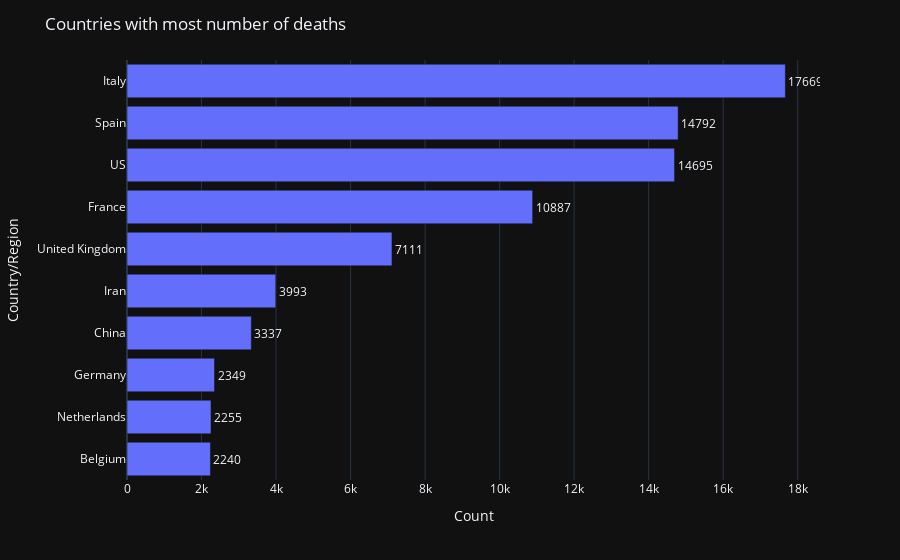

Notebook cell for this chart:
### Code cell
fig = go.Figure()
fig = px.bar(deaths_max.iloc[:10].sort_values(by='Count'), x = 'Count', y = 'Country/Region', orientation='h', text = 'Count')
fig.update_layout(template = 'plotly_dark', title = 'Countries with most number of deaths')
fig.update_traces(textposition = 'outside')
fig.show()

### Figure 1 — Plotly figure (JSON) as saved in the notebook; plotly's stock layout.template omitted (floating-point values rounded to 4 significant figures)
{"data": [{"alignmentgroup": "True", "hoverlabel": {"namelength": 0}, "hovertemplate": "Count=%{text}<br>Country/Region=%{y}", "legendgroup": "", "marker": {"color": "#636efa"}, "name": "", "offsetgroup": "", "orientation": "h", "showlegend": false, "text": [2240, 2255, 2349, 3337, 3993, 7111, 10887, 14695, 14792, 17669], "textposition": "outside", "type": "bar", "x": [2240, 2255, 2349, 3337, 3993, 7111, 10887, 14695, 14792, 17669], "xaxis": "x", "y": ["Belgium", "Netherlands", "Germany", "China", "Iran", "United Kingdom", "France", "US", "Spain", "Italy"], "yaxis": "y"}], "layout": {"barmode": "relative", "legend": {"tracegroupgap": 0}, "margin": {"t": 60}, "title": {"text": "Countries with most number of deaths"}, "xaxis": {"anchor": "y", "domain": [0, 1], "title": {"text": "Count"}}, "yaxis": {"anchor": "x", "domain": [0, 1], "title": {"text": "Country/Region"}}}}
